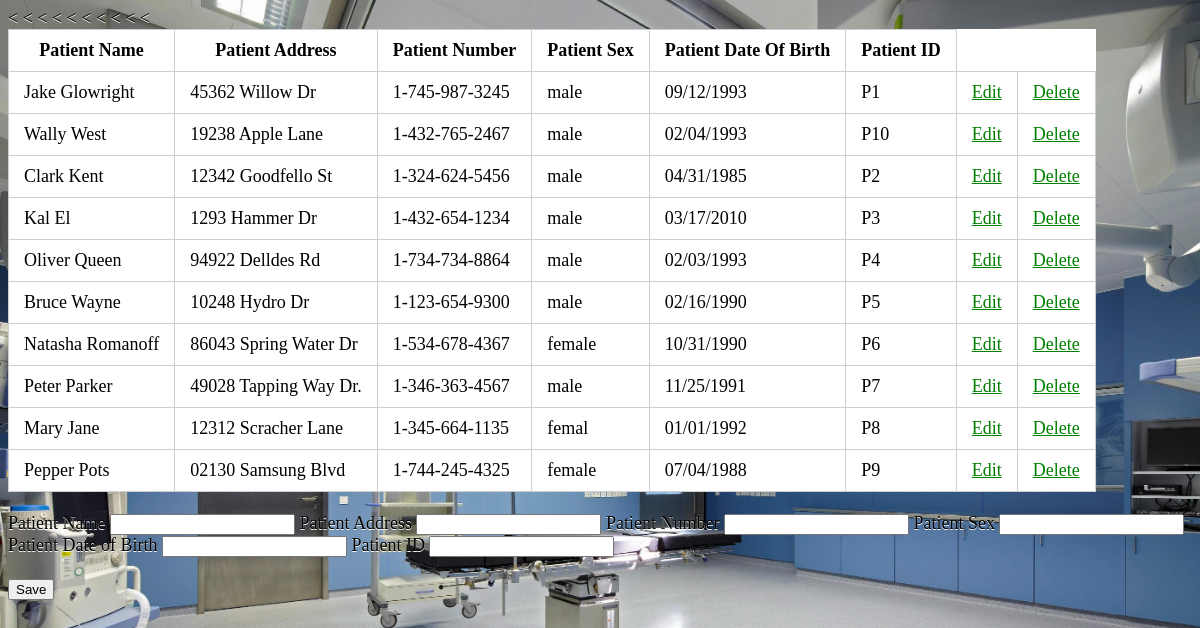
/physiciansStatement2_1.php, run on the app's committed database.
### tables this page shows
CREATE TABLE `patient` (
  `address` varchar(25) DEFAULT NULL,
  `dateOfBirth` varchar(10) DEFAULT NULL,
  `name` varchar(20) NOT NULL,
  `phoneNumber` varchar(20) DEFAULT NULL,
  `patientID` varchar(11) NOT NULL,
  `sex` varchar(10) DEFAULT NULL
);

### physiciansStatement2.php (called while the page is built, shortened)
<?php
	$patientName = "";
	$patientAddress = "";
	$patientDateOfBirth = "";
	$patientNumber = "";
	$patientSex = "";
	$patientID ="";
	$edit_state = false;
	include("dbconnect.php");
	$results = mysqli_query($conn, "SELECT p.address as patientAddress, p.dateOfBirth as patientDateOfBirth, p.name as patientName, p.phoneNumber as patientNumber, p.patientID as patientID, p.sex as patientSex FROM patient as p");
?>

### physiciansStatement2_1.php (the view, shortened to what this page needs)
<?php include('physiciansStatement2.php');
?>
<!DOCTYPE html>
<html>
<head><link rel="stylesheet" href="style.css" type="text/css"></head>
<body>
	<table>
		<thead>
			<tr>
				<th>Patient Name</th>
				<th>Patient Address</th>
				<th>Patient Number</th>
				<th>Patient Sex</th>
				<th>Patient Date Of Birth</th>
				<th>Patient ID</th>
			</tr>
		</thead>
		<tbody>
			<?php while($row = mysqli_fetch_array($results)) { ?>
				<tr>
					<td><?php echo $row['patientName'] ?></td>
					<td><?php echo $row['patientAddress'] ?></td>
					<td><?php echo $row['patientNumber'] ?></td>
					<td><?php echo $row['patientSex'] ?></td>
					<td><?php echo $row['patientDateOfBirth'] ?></td>
					<td><?php echo $row['patientID'] ?></td>
					<td>
						<a href="physiciansStatement2.php?edit=<?php echo $row['patientID']; ?>">Edit</a>
					</td>
					<td>
						<a href="physiciansStatement2.php?delete=<?php echo $row['patientID']; ?>">Delete</a>
					</td>
				</tr>
			<?php } ?>
	</table>
	<form method="post" action="physiciansStatement2.php">
		<br><label>Patient Name</label>
			<input type="text" name="patientName" value ="<?php echo $patientName ?>">
		<label>Patient Address</label>
			<input type="text" name="patientAddress" value ="<?php echo $patientAddress ?>">
		<label>Patient Number</label>
			<input type="text" name="patientNumber" value ="<?php echo $patientNumber ?>">
		<label>Patient Sex</label>
			<input type="text" name="patientSex" value ="<?php echo $patientSex ?>">
		<label>Patient Date of Birth</label>
			<input type="text" name="patientDateOfBirth" value ="<?php echo $patientDateOfBirth ?>">
		<label>Patient ID</label>
			<input type="text" name="patientID" value ="<?php echo $patientID ?>">	<br><br>
			<?php if($edit_state == false): ?>
				<button type="submit" name="save">Save</button>
			<?php else: ?>
				<button type="submit" name="edit">Edit</button>
			<?php endif ?>
	</form>
</body>
</html>

### style.css (style rules this page uses)
table { border-collapse: collapse; background-color:white; }
th, td { border: 1px solid #cecfd5; padding: 10px 15px; }
body { font-size:18px; text-shadow: 0 1px 0 white; color:black; }
html { background: url("wellnessClinic.jpg") no-repeat center center fixed; -webkit-background-size: cover; -moz-background-size: cover; -o-background-size: cover; background-size: cover; }
a:link { color:green; }

### data on the page
patient: name "Jake Glowright", address "45362 Willow Dr", phoneNumber "1-745-987-3245", sex "male", dateOfBirth "09/12/1993", patientID "P1"
patient: name "Wally West", address "19238 Apple Lane", phoneNumber "1-432-765-2467", sex "male", dateOfBirth "02/04/1993", patientID "P10"
patient: name "Clark Kent", address "12342 Goodfello St", phoneNumber "1-324-624-5456", sex "male", dateOfBirth "04/31/1985", patientID "P2"
patient: name "Kal El", address "1293 Hammer Dr", phoneNumber "1-432-654-1234", sex "male", dateOfBirth "03/17/2010", patientID "P3"
patient: name "Oliver Queen", address "94922 Delldes Rd", phoneNumber "1-734-734-8864", sex "male", dateOfBirth "02/03/1993", patientID "P4"
patient: name "Bruce Wayne", address "10248 Hydro Dr", phoneNumber "1-123-654-9300", sex "male", dateOfBirth "02/16/1990", patientID "P5"
patient: name "Natasha Romanoff", address "86043 Spring Water Dr", phoneNumber "1-534-678-4367", sex "female", dateOfBirth "10/31/1990", patientID "P6"
patient: name "Peter Parker", address "49028 Tapping Way Dr.", phoneNumber "1-346-363-4567", sex "male", dateOfBirth "11/25/1991", patientID "P7"
patient: name "Mary Jane", address "12312 Scracher Lane", phoneNumber "1-345-664-1135", sex "femal", dateOfBirth "01/01/1992", patientID "P8"
patient: name "Pepper Pots", address "02130 Samsung Blvd", phoneNumber "1-744-245-4325", sex "female", dateOfBirth "07/04/1988", patientID "P9"
